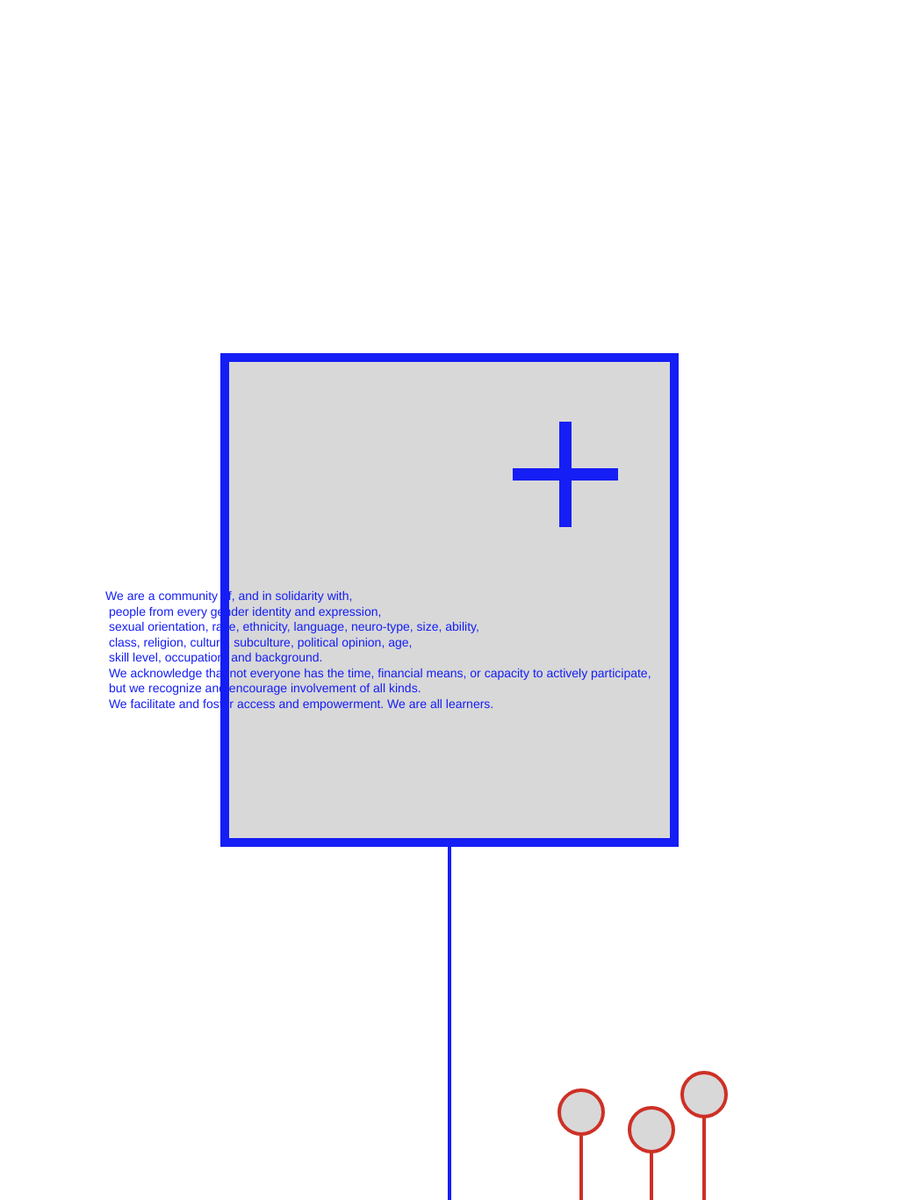
Frame 1 (no input)
Frame 60 (no input): identical to frame 1, image omitted
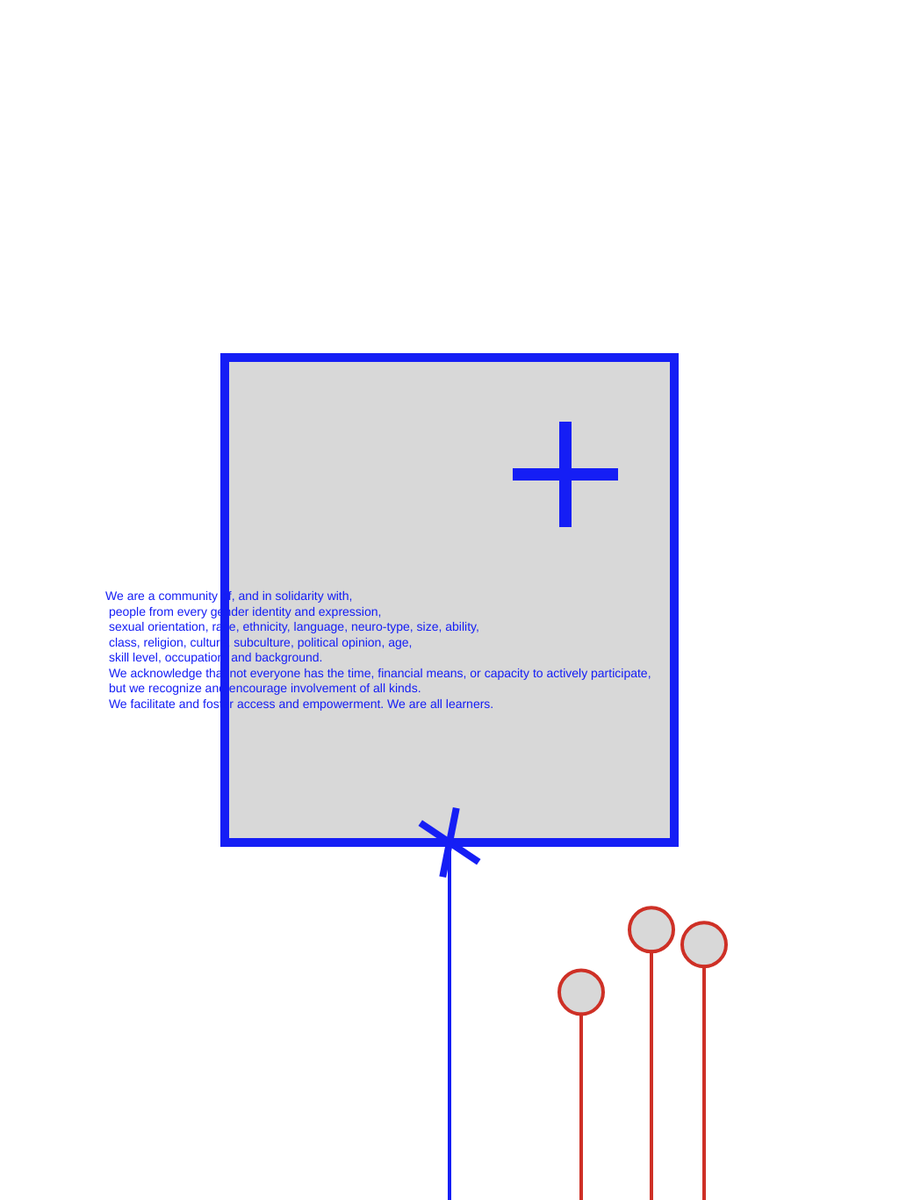
Frame 120 (the mouse pressed at the canvas centre since frame 60)

The p5.js sketch that drew these frames (run headless with seeded random() and noise() and a simulated clock; from frame 60 on, the mouse is pressed at the canvas centre):

// p5.js sketch
// ── sketch.js
/*
* 案例课01 基础互动动态海报
* Basic Interactive Poster
* Developed by: Yuli Cai / caiyuli.com
*/

// 线上案例： https://editor.p5js.org/yulicai/sketches/1epvO5Mm-


// 一些被选颜色
//red : (206,48,38)
// grey: (216,216,216)
// blue: (21,30,245)

let statement= "We are a community of, and in solidarity with, \n people from every gender identity and expression,  \n sexual orientation, race, ethnicity, language, neuro-type, size, ability, \n class, religion, culture, subculture, political opinion, age, \n skill level, occupation, and background. \n We acknowledge that not everyone has the time, financial means, or capacity to actively participate,\n but we recognize and encourage involvement of all kinds. \n We facilitate and foster access and empowerment. We are all learners."

function setup() {
  createCanvas(1024,1366);
  rectMode(CENTER);
}

function draw() {
  background(255);

  // Center Rect 中间的圆
  fill(216,216,216);
  stroke(21,30,245);
  strokeWeight(10);
  rect(width/2,height/2,width/2,width/2+40);

  // 右上角十字
  noStroke();
  fill(21,30,245);
  // 横杠
  rect(width-380,540,120,14);
  // 竖杠
  push();
  translate(width-380,540);
  rotate(PI/2);
  rect(0,0,120,14);
  pop();

  // 文字
  textSize(14);
  //textStyle(BOLD);
  text(statement,120,height/2);

  // 下方十字
  noStroke();
  fill(21,30,245);
  // 横杠
  push();
  translate(width/2,height/2+(width/2+40)/2);
  rotate((mouseX/mouseY)*PI/4);
  // rotate(PI/4);
  rect(0,0,80,8);
  pop();
  // 竖杠
  push();
  translate(width/2,height/2+(width/2+40)/2);
  rotate((mouseX/mouseY)*3*PI/4);
  //rotate(3*PI/4);
  rect(0,0,80,8);
  pop();


  // 竖线
  stroke(21,30,245);
  strokeWeight(4);
  line(width/2,height/2+(width/2+40)/2,width/2,height);

  // 下方的人
  stroke(206,48,38);
  fill(216,216,216);
  // 人一
  // ellipse(width/2+150, height-100,50,50);
  // line(width/2+150,height-100+25,width/2+150,height);
  ellipse(width/2+150, height-100-mouseY/5,50,50);
  line(width/2+150,height-100+25-mouseY/5,width/2+150,height);
  // 人二
  // ellipse(width/2+230, height-80,50,50);
  // line(width/2+230,height-80+25,width/2+230,height);
  ellipse(width/2+230, height-80-mouseY/3,50,50);
  line(width/2+230,height-80+25-mouseY/3,width/2+230,height);
  // 人三
  // ellipse(width/2+290, height-120,50,50);
  // line(width/2+290,height-120+25,width/2+290,height);
  ellipse(width/2+290, height-120-mouseY/4,50,50);
  line(width/2+290,height-120+25-mouseY/4,width/2+290,height);

  // Degug
  // fill(0,0,255);
  // ellipse(width/2,height/2,6,6);
}
